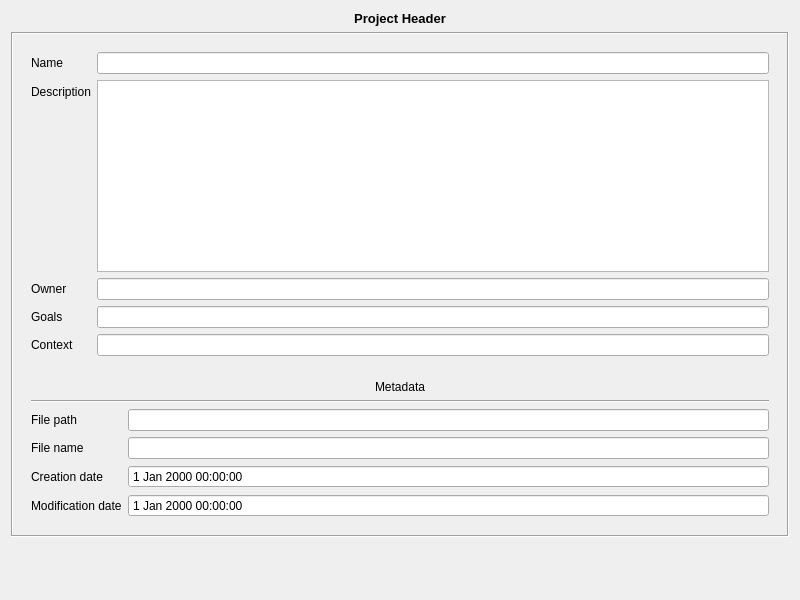
<?xml version="1.0" encoding="UTF-8"?>
<ui version="4.0">
 <class>Form</class>
 <widget class="QWidget" name="Form">
  <property name="geometry">
   <rect>
    <x>0</x>
    <y>0</y>
    <width>800</width>
    <height>600</height>
   </rect>
  </property>
  <property name="windowTitle">
   <string>Form</string>
  </property>
  <layout class="QGridLayout" name="gridLayout">
   <item row="1" column="0">
    <widget class="QFrame" name="frame">
     <property name="frameShape">
      <enum>QFrame::Box</enum>
     </property>
     <property name="frameShadow">
      <enum>QFrame::Sunken</enum>
     </property>
     <layout class="QVBoxLayout" name="verticalLayout">
      <item>
       <widget class="QFrame" name="frame_3">
        <property name="frameShape">
         <enum>QFrame::NoFrame</enum>
        </property>
        <property name="frameShadow">
         <enum>QFrame::Raised</enum>
        </property>
        <layout class="QFormLayout" name="formLayout">
         <item row="0" column="0">
          <widget class="QLabel" name="labelName">
           <property name="text">
            <string>Name</string>
           </property>
           <property name="buddy">
            <cstring>lineEditName</cstring>
           </property>
          </widget>
         </item>
         <item row="0" column="1">
          <widget class="QLineEdit" name="lineEditName"/>
         </item>
         <item row="1" column="0">
          <widget class="QLabel" name="labelDescription">
           <property name="text">
            <string>Description</string>
           </property>
           <property name="buddy">
            <cstring>textEditDescription</cstring>
           </property>
          </widget>
         </item>
         <item row="1" column="1">
          <widget class="QTextEdit" name="textEditDescription"/>
         </item>
         <item row="2" column="0">
          <widget class="QLabel" name="labelOwner">
           <property name="text">
            <string>Owner</string>
           </property>
           <property name="buddy">
            <cstring>lineEditOwner</cstring>
           </property>
          </widget>
         </item>
         <item row="2" column="1">
          <widget class="QLineEdit" name="lineEditOwner"/>
         </item>
         <item row="3" column="0">
          <widget class="QLabel" name="labelAims">
           <property name="text">
            <string>Goals</string>
           </property>
           <property name="buddy">
            <cstring>lineEditAims</cstring>
           </property>
          </widget>
         </item>
         <item row="3" column="1">
          <widget class="QLineEdit" name="lineEditAims"/>
         </item>
         <item row="4" column="0">
          <widget class="QLabel" name="labelContext">
           <property name="text">
            <string>Context</string>
           </property>
           <property name="buddy">
            <cstring>lineEditContext</cstring>
           </property>
          </widget>
         </item>
         <item row="4" column="1">
          <widget class="QLineEdit" name="lineEditContext"/>
         </item>
        </layout>
       </widget>
      </item>
      <item>
       <widget class="QFrame" name="metadataFrame">
        <property name="frameShape">
         <enum>QFrame::NoFrame</enum>
        </property>
        <property name="frameShadow">
         <enum>QFrame::Raised</enum>
        </property>
        <layout class="QFormLayout" name="formLayout_2">
         <item row="1" column="0" colspan="2">
          <widget class="Line" name="lineMetadata">
           <property name="orientation">
            <enum>Qt::Horizontal</enum>
           </property>
          </widget>
         </item>
         <item row="2" column="0">
          <widget class="QLabel" name="labelFilePath">
           <property name="text">
            <string>File path</string>
           </property>
           <property name="buddy">
            <cstring>lineEditFilePath</cstring>
           </property>
          </widget>
         </item>
         <item row="2" column="1">
          <widget class="QLineEdit" name="lineEditFilePath">
           <property name="enabled">
            <bool>true</bool>
           </property>
           <property name="readOnly">
            <bool>true</bool>
           </property>
          </widget>
         </item>
         <item row="3" column="0">
          <widget class="QLabel" name="labelFileName">
           <property name="text">
            <string>File name</string>
           </property>
           <property name="buddy">
            <cstring>lineEditFileName</cstring>
           </property>
          </widget>
         </item>
         <item row="3" column="1">
          <widget class="QLineEdit" name="lineEditFileName">
           <property name="enabled">
            <bool>true</bool>
           </property>
           <property name="readOnly">
            <bool>true</bool>
           </property>
          </widget>
         </item>
         <item row="4" column="0">
          <widget class="QLabel" name="labelCreationDate">
           <property name="text">
            <string>Creation date</string>
           </property>
           <property name="buddy">
            <cstring>dateTimeEditCreationDate</cstring>
           </property>
          </widget>
         </item>
         <item row="4" column="1">
          <widget class="QDateTimeEdit" name="dateTimeEditCreationDate">
           <property name="enabled">
            <bool>true</bool>
           </property>
           <property name="readOnly">
            <bool>true</bool>
           </property>
           <property name="buttonSymbols">
            <enum>QAbstractSpinBox::NoButtons</enum>
           </property>
          </widget>
         </item>
         <item row="5" column="0">
          <widget class="QLabel" name="labelModificationDate">
           <property name="text">
            <string>Modification date</string>
           </property>
           <property name="buddy">
            <cstring>dateTimeEditModificationDate</cstring>
           </property>
          </widget>
         </item>
         <item row="5" column="1">
          <widget class="QDateTimeEdit" name="dateTimeEditModificationDate">
           <property name="enabled">
            <bool>true</bool>
           </property>
           <property name="readOnly">
            <bool>true</bool>
           </property>
           <property name="buttonSymbols">
            <enum>QAbstractSpinBox::NoButtons</enum>
           </property>
          </widget>
         </item>
         <item row="0" column="0" colspan="2">
          <widget class="QLabel" name="labelMetadata">
           <property name="sizePolicy">
            <sizepolicy hsizetype="Preferred" vsizetype="Preferred">
             <horstretch>0</horstretch>
             <verstretch>0</verstretch>
            </sizepolicy>
           </property>
           <property name="text">
            <string>Metadata</string>
           </property>
           <property name="alignment">
            <set>Qt::AlignBottom|Qt::AlignHCenter</set>
           </property>
           <property name="margin">
            <number>0</number>
           </property>
          </widget>
         </item>
        </layout>
       </widget>
      </item>
     </layout>
    </widget>
   </item>
   <item row="2" column="0">
    <spacer name="verticalSpacer">
     <property name="orientation">
      <enum>Qt::Vertical</enum>
     </property>
     <property name="sizeHint" stdset="0">
      <size>
       <width>20</width>
       <height>40</height>
      </size>
     </property>
    </spacer>
   </item>
   <item row="0" column="0">
    <widget class="QLabel" name="label">
     <property name="text">
      <string>&lt;!DOCTYPE HTML PUBLIC &quot;-//W3C//DTD HTML 4.0//EN&quot; &quot;http://www.w3.org/TR/REC-html40/strict.dtd&quot;&gt;
&lt;html&gt;&lt;head&gt;&lt;meta name=&quot;qrichtext&quot; content=&quot;1&quot; /&gt;&lt;style type=&quot;text/css&quot;&gt;
p, li { white-space: pre-wrap; }
&lt;/style&gt;&lt;/head&gt;&lt;body style=&quot; font-family:'Sans'; font-size:10pt; font-weight:400; font-style:normal;&quot;&gt;
&lt;p style=&quot; margin-top:0px; margin-bottom:0px; margin-left:0px; margin-right:0px; -qt-block-indent:0; text-indent:0px;&quot;&gt;&lt;span style=&quot; font-weight:600;&quot;&gt;Project Header&lt;/span&gt;&lt;/p&gt;&lt;/body&gt;&lt;/html&gt;</string>
     </property>
     <property name="alignment">
      <set>Qt::AlignCenter</set>
     </property>
    </widget>
   </item>
  </layout>
 </widget>
 <resources/>
 <connections/>
</ui>
